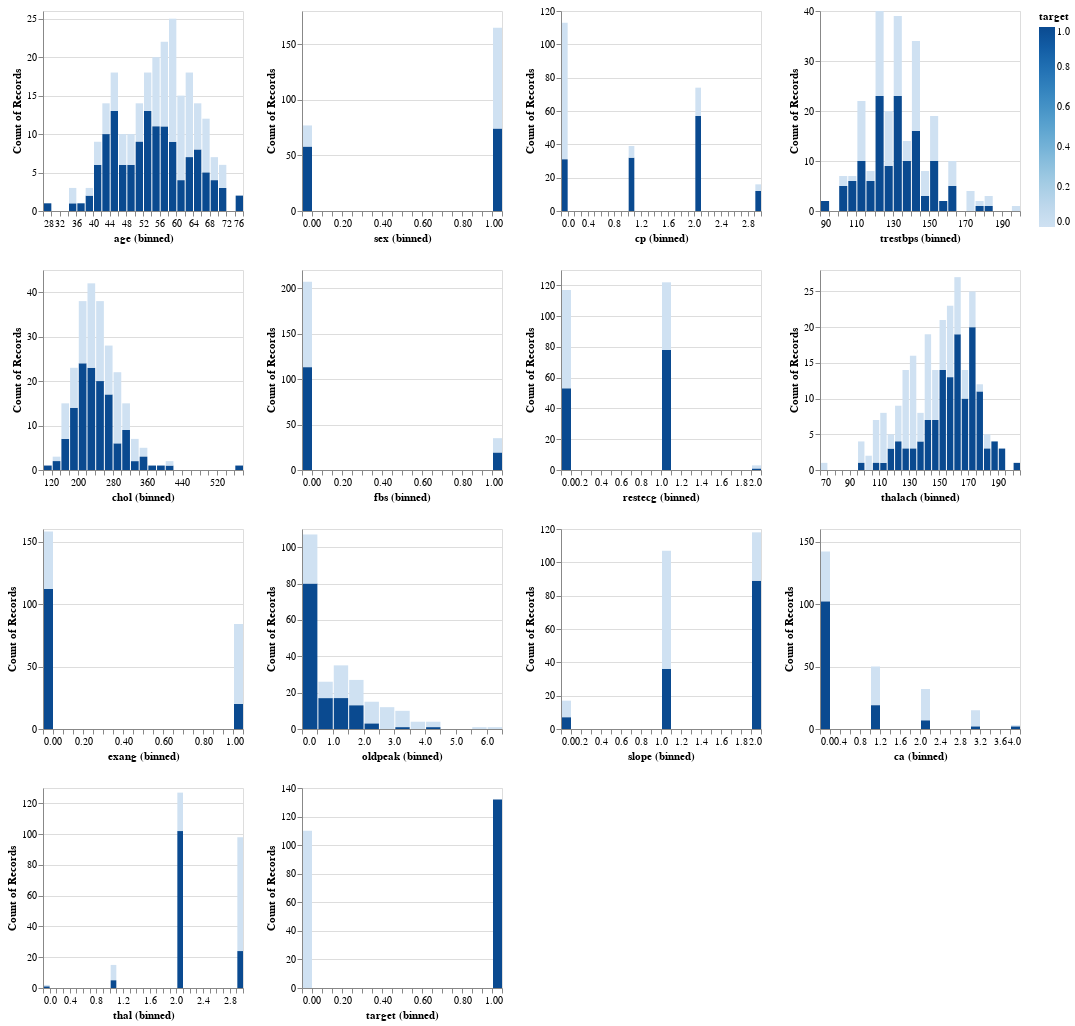

The cell this chart's notebook holds for it:
### Markdown cell above
We split the heart disease dataset into training and test data in a stratified fashion. The number of cases in the two splits is shown in the table below:

| Data split | No presence of HD | Presence of HD |
| --- | --- | --- |
| Training | 110 | 132 |
| Test | 28 | 33 |

### Code cell
# Analysis of all the feature distributions

feat_dist = alt.Chart(train_df).mark_bar().encode(
    x= alt.X(alt.repeat(), type='quantitative', bin=alt.Bin(maxbins=30)),
    y="count()",
    color="target"
).properties(
    height=200,
    width=200
).repeat(
    train_df.columns.tolist(),
    columns=4
)
feat_dist

### Figure 1 — Vega-Lite specification as saved in the notebook (floating-point values rounded to 4 significant figures; data arrays with more than 128 entries replaced by an {"elided": "..."} marker saying what was removed)
{"$schema": "https://vega.github.io/schema/vega-lite/v4.17.0.json", "columns": 4, "config": {"view": {"continuousHeight": 300, "continuousWidth": 400}}, "datasets": {"data-04a3e83bc2ba827c958ea3d4b04c6faf": {"elided": "242 records"}}, "repeat": ["age", "sex", "cp", "trestbps", "chol", "fbs", "restecg", "thalach", "exang", "oldpeak", "slope", "ca", "thal", "target"], "spec": {"data": {"name": "data-04a3e83bc2ba827c958ea3d4b04c6faf"}, "encoding": {"color": {"field": "target", "type": "quantitative"}, "x": {"bin": {"maxbins": 30}, "field": {"repeat": "repeat"}, "type": "quantitative"}, "y": {"aggregate": "count", "type": "quantitative"}}, "height": 200, "mark": "bar", "width": 200}}
